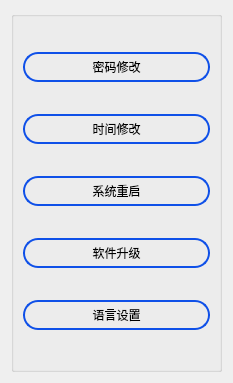
<?xml version="1.0" encoding="UTF-8"?>
<ui version="4.0">
 <class>OtherSettingDlg</class>
 <widget class="QWidget" name="OtherSettingDlg">
  <property name="geometry">
   <rect>
    <x>0</x>
    <y>0</y>
    <width>233</width>
    <height>383</height>
   </rect>
  </property>
  <property name="windowTitle">
   <string>Form</string>
  </property>
  <layout class="QGridLayout" name="gridLayout">
   <item row="0" column="0">
    <widget class="QGroupBox" name="groupBox">
     <property name="styleSheet">
      <string notr="true">QGroupBox{border:2px solid black;};</string>
     </property>
     <property name="title">
      <string/>
     </property>
     <layout class="QVBoxLayout" name="verticalLayout">
      <item>
       <widget class="QPushButton" name="pwdSetBtn">
        <property name="maximumSize">
         <size>
          <width>16777215</width>
          <height>30</height>
         </size>
        </property>
        <property name="styleSheet">
         <string notr="true">QPushButton{
border:2px solid rgb(15,80,232);
border-radius:15px
}</string>
        </property>
        <property name="text">
         <string>密码修改</string>
        </property>
       </widget>
      </item>
      <item>
       <widget class="QPushButton" name="timeSetBtn">
        <property name="maximumSize">
         <size>
          <width>16777215</width>
          <height>30</height>
         </size>
        </property>
        <property name="styleSheet">
         <string notr="true">QPushButton{
border:2px solid rgb(15,80,232);
border-radius:15px
}</string>
        </property>
        <property name="text">
         <string>时间修改</string>
        </property>
       </widget>
      </item>
      <item>
       <widget class="QPushButton" name="resetBtn">
        <property name="maximumSize">
         <size>
          <width>16777215</width>
          <height>30</height>
         </size>
        </property>
        <property name="styleSheet">
         <string notr="true">QPushButton{
border:2px solid rgb(15,80,232);
border-radius:15px
}</string>
        </property>
        <property name="text">
         <string>系统重启</string>
        </property>
       </widget>
      </item>
      <item>
       <widget class="QPushButton" name="updateBtn">
        <property name="maximumSize">
         <size>
          <width>16777215</width>
          <height>30</height>
         </size>
        </property>
        <property name="styleSheet">
         <string notr="true">QPushButton{
border:2px solid rgb(15,80,232);
border-radius:15px
}</string>
        </property>
        <property name="text">
         <string>软件升级</string>
        </property>
       </widget>
      </item>
      <item>
       <widget class="QPushButton" name="languageBtn">
        <property name="maximumSize">
         <size>
          <width>16777215</width>
          <height>30</height>
         </size>
        </property>
        <property name="styleSheet">
         <string notr="true">QPushButton{
border:2px solid rgb(15,80,232);
border-radius:15px
}</string>
        </property>
        <property name="text">
         <string>语言设置</string>
        </property>
       </widget>
      </item>
     </layout>
    </widget>
   </item>
  </layout>
 </widget>
 <resources/>
 <connections/>
</ui>
